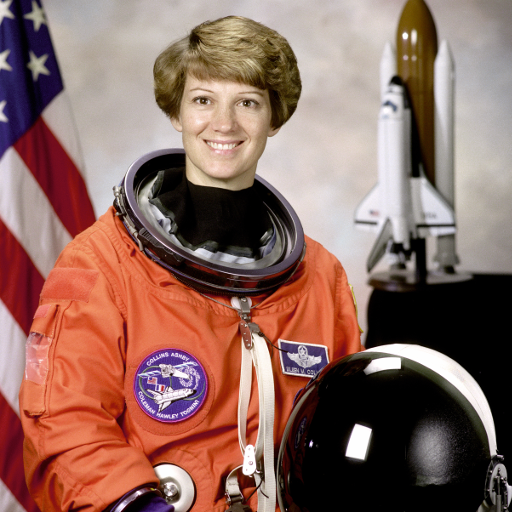
#> input picture skimage.data.astronaut(), 512 x 512 px
$ jupyter execute Exercise_06_Face_and_Object_Detection_Colab.ipynb
#> lines starting #> are read from the running program, lines starting #| are printed output that depends on the picture; after the words box and inside, x2 and y2 are one past the last pixel; in counts of white or black regions, pixels touching at a corner belong together
# Exercise 06 - Face and Object Detection

**Objective:** Detect faces using Haar Cascade and detect objects using thresholding plus contours.

This notebook is designed to run directly in **Google Colab**. Run cells from top to bottom.

[cell 1]
# Common setup for Google Colab
import cv2
import numpy as np
import matplotlib.pyplot as plt

plt.rcParams["figure.figsize"] = (10, 6)

def show_bgr(img, title="Image", size=(8, 5)):
    """Display a BGR/OpenCV image correctly in notebook."""
    plt.figure(figsize=size)
    if img.ndim == 2:
        plt.imshow(img, cmap="gray")
    else:
        plt.imshow(cv2.cvtColor(img, cv2.COLOR_BGR2RGB))
    plt.title(title)
    plt.axis("off")
    plt.show()

def show_gray(img, title="Image", size=(8, 5)):
    plt.figure(figsize=size)
    plt.imshow(img, cmap="gray")
    plt.title(title)
    plt.axis("off")
    plt.show()

print("OpenCV version:", cv2.__version__)

## Step 1: Load a face image
This notebook first tries to download the classic Lena image. If internet is unavailable, it tries the built-in `skimage` astronaut image.

[cell 2]
import urllib.request

face_img = None

# Method 1: download a small sample face image
try:
    url = "https://raw.githubusercontent.com/opencv/opencv/master/samples/data/lena.jpg"
    urllib.request.urlretrieve(url, "lena.jpg")
#> (this line was passed over: the network is not available in this run)
    face_img = cv2.imread("lena.jpg")
    print("Downloaded sample face image.")
except Exception as e:
    print("Download failed:", e)

# Method 2: fallback to skimage astronaut image
if face_img is None:
    try:
        from skimage import data
        astro = data.astronaut()  # RGB
#> astro is the input picture: shape (512, 512, 3); mean R, G, B 141.6, 105.8, 96.5
        face_img = cv2.cvtColor(astro, cv2.COLOR_RGB2BGR)
        print("Loaded fallback skimage astronaut image.")
    except Exception as e:
        print("Fallback also failed:", e)

if face_img is None:
    # final fallback: create a simple blank image so the notebook never crashes
    face_img = np.full((400, 400, 3), 230, dtype=np.uint8)
    cv2.putText(face_img, "Upload face image", (35, 200), cv2.FONT_HERSHEY_SIMPLEX, 0.9, (0,0,0), 2)

show_bgr(face_img, "Input Face Image")

## Step 2: Face detection using Haar Cascade
Haar Cascade detects face regions using a pre-trained XML model included with OpenCV.

[cell 3]
gray_face = cv2.cvtColor(face_img, cv2.COLOR_BGR2GRAY)
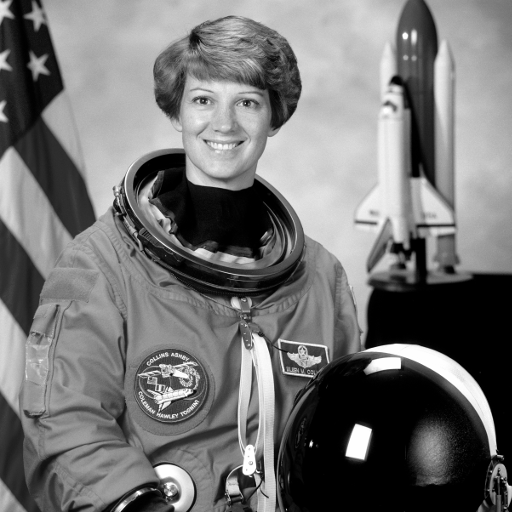
#> gray_face: shape (512, 512); min 0, max 255, mean 115.4

cascade_path = cv2.data.haarcascades + "haarcascade_frontalface_default.xml"
face_cascade = cv2.CascadeClassifier(cascade_path)

if face_cascade.empty():
    raise RuntimeError("Haar cascade file could not be loaded.")

faces = face_cascade.detectMultiScale(
    gray_face,
    scaleFactor=1.1,
    minNeighbors=5,
    minSize=(40, 40)
)
#> faces = [[177, 66, 95, 95]]

face_output = face_img.copy()

for (x, y, w, h) in faces:
    cv2.rectangle(face_output, (x, y), (x+w, y+h), (0, 255, 0), 3)
    cv2.putText(face_output, "Face", (x, y-10),
                cv2.FONT_HERSHEY_SIMPLEX, 0.8, (0, 255, 0), 2)
#> this loop made 1 pass
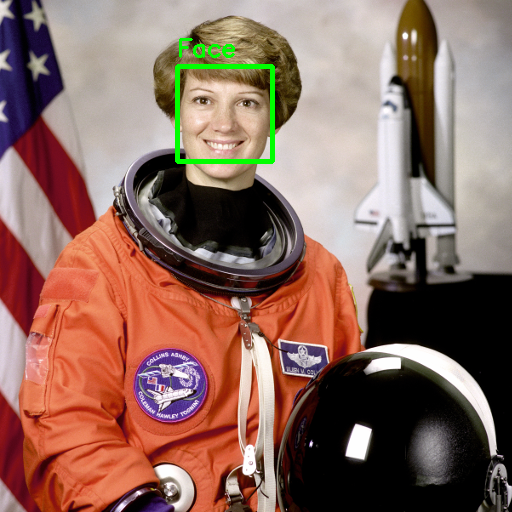
#> face_output: shape (512, 512, 3); mean B, G, R 95.7, 107, 140.3

print("Faces detected:", len(faces))
#| Faces detected: 1
show_bgr(face_output, "Detected Face(s)")

## Step 3: Create an object-detection sample image
We will detect simple objects using contour detection.

[cell 4]
obj_img = np.full((500, 700, 3), 245, dtype=np.uint8)

cv2.rectangle(obj_img, (70, 90), (230, 260), (255, 0, 0), -1)
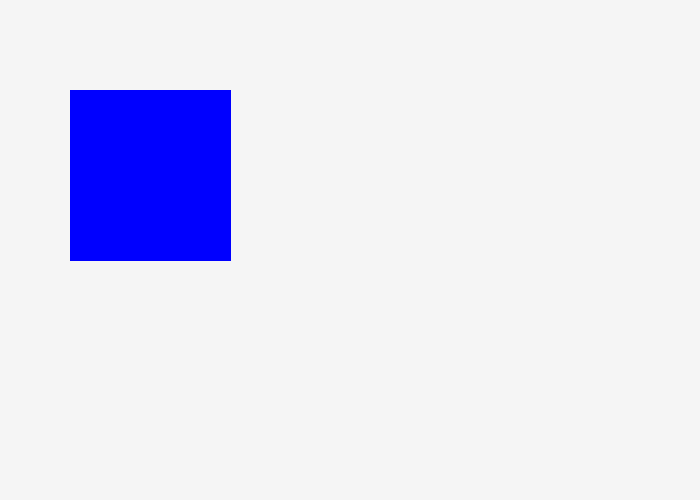
#> obj_img: shape (500, 700, 3); mean of channels 0, 1, 2 245.8, 225.7, 225.7; drawn as B, G, R
cv2.circle(obj_img, (450, 160), 80, (0, 160, 0), -1)
cv2.ellipse(obj_img, (350, 360), (130, 70), 15, 0, 360, (0, 80, 255), -1)
cv2.rectangle(obj_img, (520, 320), (650, 440), (180, 0, 180), -1)
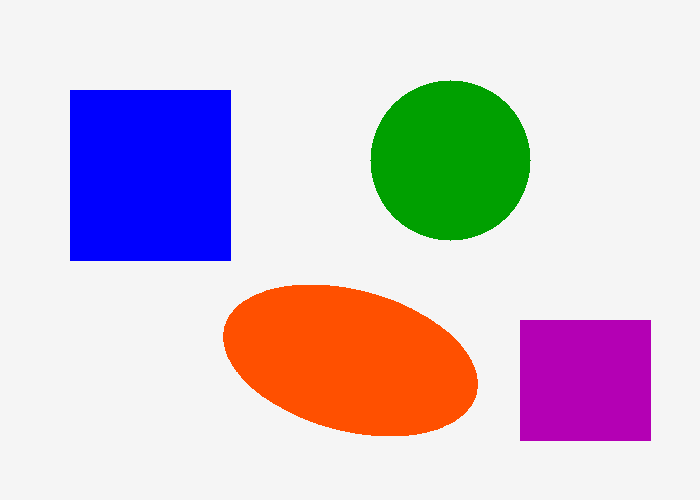
#> obj_img: shape (500, 700, 3); mean of channels 0, 1, 2 208.6, 196.2, 209.6; drawn as B, G, R

show_bgr(obj_img, "Objects Image")

## Step 4: Object detection using contours
After thresholding, contours are found and bounding boxes are drawn around objects.

[cell 5]
gray_obj = cv2.cvtColor(obj_img, cv2.COLOR_BGR2GRAY)
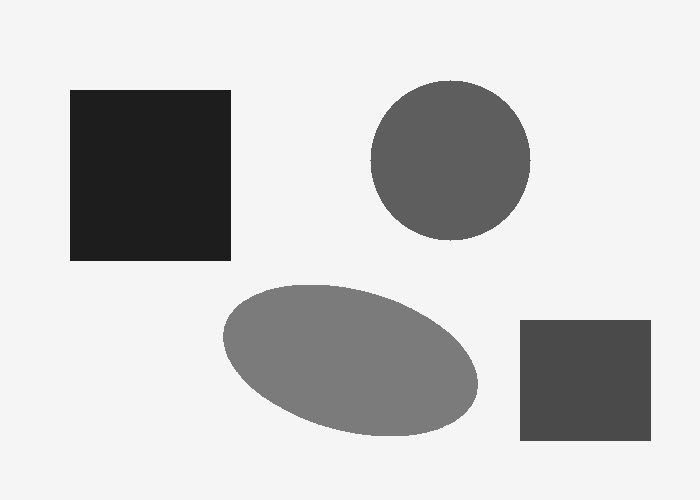
#> gray_obj: shape (500, 700); min 29, max 245, mean 201.5
blur_obj = cv2.GaussianBlur(gray_obj, (5, 5), 0)

# Since background is light, objects are darker/saturated; invert threshold helps isolate them
_, obj_mask = cv2.threshold(blur_obj, 235, 255, cv2.THRESH_BINARY_INV)
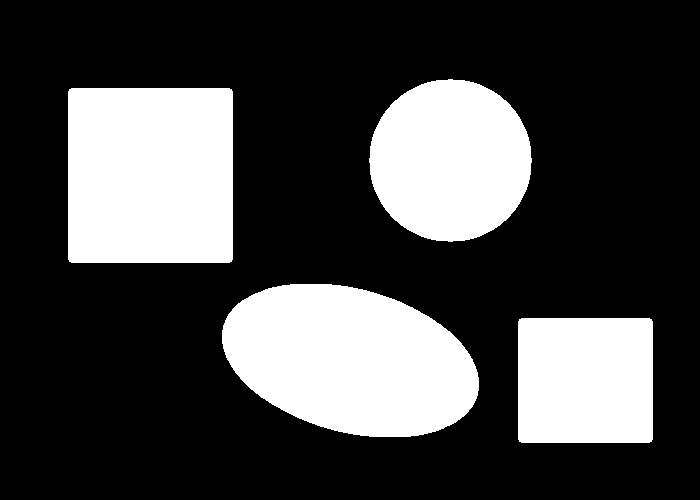
#> obj_mask: shape (500, 700); 27.5% white; 4 white regions
obj_mask = cv2.morphologyEx(obj_mask, cv2.MORPH_OPEN, np.ones((5, 5), np.uint8))

contours, _ = cv2.findContours(obj_mask, cv2.RETR_EXTERNAL, cv2.CHAIN_APPROX_SIMPLE)
#> contours = 4 contours; box (x1, y1, x2, y2) and area: (222, 284, 479, 437) 29410, (68, 88, 233, 263) 28520, (369, 79, 532, 242) 20546, (518, 318, 653, 443) 16600

obj_output = obj_img.copy()
object_count = 0

for cnt in contours:
    area = cv2.contourArea(cnt)
    if area > 1000:
        object_count += 1
        x, y, w, h = cv2.boundingRect(cnt)
        cv2.rectangle(obj_output, (x, y), (x+w, y+h), (0, 0, 0), 3)
        cv2.putText(obj_output, f"Object {object_count}", (x, y-10),
                    cv2.FONT_HERSHEY_SIMPLEX, 0.7, (0, 0, 0), 2)
#> this loop made 4 passes
#> (area, x, y, w, h) on passes 1 to 4: (16600, 518, 318, 135, 125), (29410, 222, 284, 257, 153), (28520, 68, 88, 165, 175), (20546, 369, 79, 163, 163)
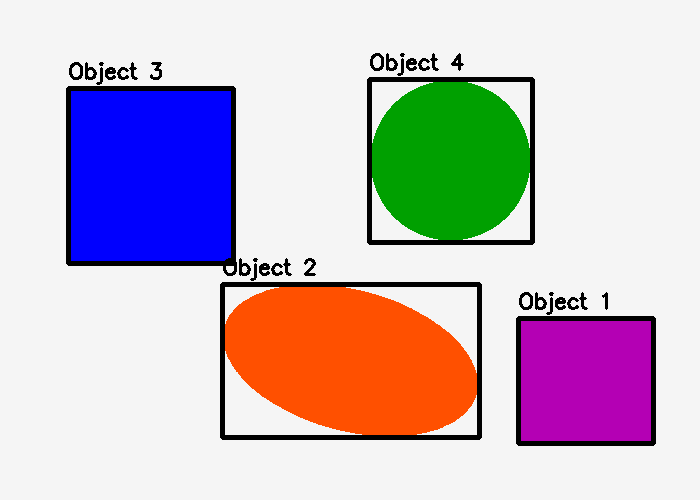
#> obj_output: shape (500, 700, 3); 4.55% of pixels changed, all inside (x1, y1, x2, y2) = (66, 53, 656, 446); drawn as B, G, R
#> after the loop, object_count = 4

print("Objects detected:", object_count)
#| Objects detected: 4
show_gray(obj_mask, "Object Mask")
show_bgr(obj_output, "Detected Objects")
